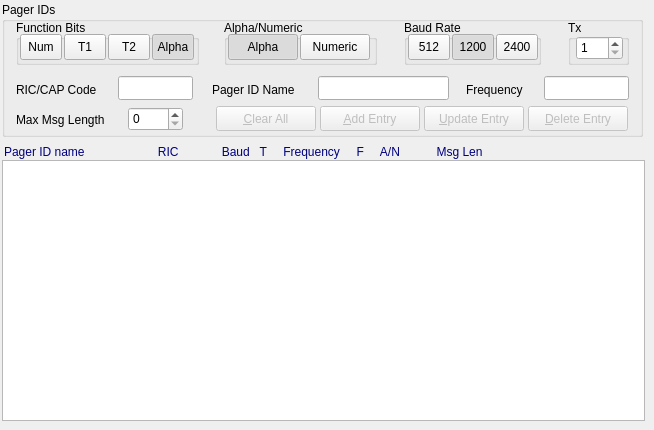
      <widget class="QWidget" name="tabPagerIDs">
       <attribute name="title">
        <string>Pager IDs</string>
       </attribute>
       <widget class="QGroupBox" name="gbCustomers">
        <property name="geometry">
         <rect>
          <x>2</x>
          <y>2</y>
          <width>641</width>
          <height>135</height>
         </rect>
        </property>
        <property name="title">
         <string>Pager IDs</string>
        </property>
        <widget class="QGroupBox" name="groupBox_5">
         <property name="geometry">
          <rect>
           <x>566</x>
           <y>18</y>
           <width>61</width>
           <height>45</height>
          </rect>
         </property>
         <property name="title">
          <string>Tx</string>
         </property>
         <widget class="QSpinBox" name="sbTx_2">
          <property name="geometry">
           <rect>
            <x>8</x>
            <y>16</y>
            <width>47</width>
            <height>24</height>
           </rect>
          </property>
          <property name="minimum">
           <number>1</number>
          </property>
          <property name="maximum">
           <number>8</number>
          </property>
         </widget>
        </widget>
        <widget class="QLineEdit" name="leRic_2">
         <property name="geometry">
          <rect>
           <x>116</x>
           <y>74</y>
           <width>75</width>
           <height>24</height>
          </rect>
         </property>
         <property name="text">
          <string/>
         </property>
         <property name="maxLength">
          <number>7</number>
         </property>
        </widget>
        <widget class="QGroupBox" name="gbAlphaNumeric_2">
         <property name="geometry">
          <rect>
           <x>222</x>
           <y>18</y>
           <width>153</width>
           <height>45</height>
          </rect>
         </property>
         <property name="title">
          <string>Alpha/Numeric</string>
         </property>
         <widget class="QToolButton" name="tbAlpha_2">
          <property name="geometry">
           <rect>
            <x>4</x>
            <y>14</y>
            <width>70</width>
            <height>26</height>
           </rect>
          </property>
          <property name="text">
           <string>Alpha</string>
          </property>
          <property name="checkable">
           <bool>true</bool>
          </property>
          <property name="checked">
           <bool>true</bool>
          </property>
          <property name="autoExclusive">
           <bool>true</bool>
          </property>
         </widget>
         <widget class="QToolButton" name="tbNumeric_2">
          <property name="geometry">
           <rect>
            <x>76</x>
            <y>14</y>
            <width>70</width>
            <height>26</height>
           </rect>
          </property>
          <property name="text">
           <string>Numeric</string>
          </property>
          <property name="checkable">
           <bool>true</bool>
          </property>
          <property name="autoExclusive">
           <bool>true</bool>
          </property>
         </widget>
        </widget>
        <widget class="QLabel" name="label_13">
         <property name="geometry">
          <rect>
           <x>14</x>
           <y>80</y>
           <width>93</width>
           <height>16</height>
          </rect>
         </property>
         <property name="text">
          <string>RIC/CAP Code</string>
         </property>
        </widget>
        <widget class="QGroupBox" name="gbFunctionBits_2">
         <property name="geometry">
          <rect>
           <x>14</x>
           <y>18</y>
           <width>183</width>
           <height>45</height>
          </rect>
         </property>
         <property name="title">
          <string>Function Bits</string>
         </property>
         <property name="checkable">
          <bool>false</bool>
         </property>
         <widget class="QToolButton" name="tbFuncNumeric_2">
          <property name="geometry">
           <rect>
            <x>4</x>
            <y>14</y>
            <width>42</width>
            <height>26</height>
           </rect>
          </property>
          <property name="font">
           <font>
            <pointsize>9</pointsize>
           </font>
          </property>
          <property name="text">
           <string>Num</string>
          </property>
          <property name="iconSize">
           <size>
            <width>23</width>
            <height>23</height>
           </size>
          </property>
          <property name="checkable">
           <bool>true</bool>
          </property>
          <property name="checked">
           <bool>false</bool>
          </property>
          <property name="autoExclusive">
           <bool>true</bool>
          </property>
         </widget>
         <widget class="QToolButton" name="tbFuncTone1_2">
          <property name="geometry">
           <rect>
            <x>48</x>
            <y>14</y>
            <width>42</width>
            <height>26</height>
           </rect>
          </property>
          <property name="font">
           <font>
            <pointsize>9</pointsize>
           </font>
          </property>
          <property name="text">
           <string>T1</string>
          </property>
          <property name="checkable">
           <bool>true</bool>
          </property>
          <property name="checked">
           <bool>false</bool>
          </property>
          <property name="autoExclusive">
           <bool>true</bool>
          </property>
         </widget>
         <widget class="QToolButton" name="tbFuncTone2_2">
          <property name="geometry">
           <rect>
            <x>92</x>
            <y>14</y>
            <width>42</width>
            <height>26</height>
           </rect>
          </property>
          <property name="font">
           <font>
            <pointsize>9</pointsize>
           </font>
          </property>
          <property name="text">
           <string>T2</string>
          </property>
          <property name="checkable">
           <bool>true</bool>
          </property>
          <property name="checked">
           <bool>false</bool>
          </property>
          <property name="autoExclusive">
           <bool>true</bool>
          </property>
         </widget>
         <widget class="QToolButton" name="tbFuncAlpha_2">
          <property name="geometry">
           <rect>
            <x>136</x>
            <y>14</y>
            <width>42</width>
            <height>26</height>
           </rect>
          </property>
          <property name="font">
           <font>
            <pointsize>9</pointsize>
           </font>
          </property>
          <property name="text">
           <string>Alpha</string>
          </property>
          <property name="checkable">
           <bool>true</bool>
          </property>
          <property name="checked">
           <bool>true</bool>
          </property>
          <property name="autoExclusive">
           <bool>true</bool>
          </property>
         </widget>
        </widget>
        <widget class="QGroupBox" name="gbBaudRate_2">
         <property name="geometry">
          <rect>
           <x>402</x>
           <y>18</y>
           <width>137</width>
           <height>45</height>
          </rect>
         </property>
         <property name="title">
          <string>Baud Rate</string>
         </property>
         <widget class="QToolButton" name="tb512_2">
          <property name="geometry">
           <rect>
            <x>4</x>
            <y>14</y>
            <width>42</width>
            <height>26</height>
           </rect>
          </property>
          <property name="text">
           <string>512</string>
          </property>
          <property name="checkable">
           <bool>true</bool>
          </property>
          <property name="autoExclusive">
           <bool>true</bool>
          </property>
         </widget>
         <widget class="QToolButton" name="tb2400_2">
          <property name="geometry">
           <rect>
            <x>92</x>
            <y>14</y>
            <width>42</width>
            <height>26</height>
           </rect>
          </property>
          <property name="text">
           <string>2400</string>
          </property>
          <property name="checkable">
           <bool>true</bool>
          </property>
          <property name="autoExclusive">
           <bool>true</bool>
          </property>
         </widget>
         <widget class="QToolButton" name="tb1200_2">
          <property name="geometry">
           <rect>
            <x>48</x>
            <y>14</y>
            <width>42</width>
            <height>26</height>
           </rect>
          </property>
          <property name="text">
           <string>1200</string>
          </property>
          <property name="checkable">
           <bool>true</bool>
          </property>
          <property name="checked">
           <bool>true</bool>
          </property>
          <property name="autoExclusive">
           <bool>true</bool>
          </property>
         </widget>
        </widget>
        <widget class="QLabel" name="label_11">
         <property name="geometry">
          <rect>
           <x>210</x>
           <y>80</y>
           <width>107</width>
           <height>16</height>
          </rect>
         </property>
         <property name="text">
          <string>Pager ID Name</string>
         </property>
        </widget>
        <widget class="QLineEdit" name="leName_2">
         <property name="geometry">
          <rect>
           <x>316</x>
           <y>74</y>
           <width>131</width>
           <height>24</height>
          </rect>
         </property>
         <property name="maxLength">
          <number>20</number>
         </property>
        </widget>
        <widget class="QPushButton" name="pbUpdateEntry">
         <property name="enabled">
          <bool>false</bool>
         </property>
         <property name="geometry">
          <rect>
           <x>422</x>
           <y>104</y>
           <width>100</width>
           <height>25</height>
          </rect>
         </property>
         <property name="text">
          <string>&amp;Update Entry</string>
         </property>
        </widget>
        <widget class="QPushButton" name="pbDeleteEntry">
         <property name="enabled">
          <bool>false</bool>
         </property>
         <property name="geometry">
          <rect>
           <x>526</x>
           <y>104</y>
           <width>100</width>
           <height>25</height>
          </rect>
         </property>
         <property name="text">
          <string>&amp;Delete Entry</string>
         </property>
        </widget>
        <widget class="QLabel" name="label_18">
         <property name="geometry">
          <rect>
           <x>464</x>
           <y>80</y>
           <width>71</width>
           <height>16</height>
          </rect>
         </property>
         <property name="text">
          <string>Frequency</string>
         </property>
        </widget>
        <widget class="QLineEdit" name="leFrequency">
         <property name="geometry">
          <rect>
           <x>542</x>
           <y>74</y>
           <width>85</width>
           <height>24</height>
          </rect>
         </property>
         <property name="text">
          <string/>
         </property>
         <property name="maxLength">
          <number>9</number>
         </property>
        </widget>
        <widget class="QPushButton" name="pbAddEntry">
         <property name="enabled">
          <bool>false</bool>
         </property>
         <property name="geometry">
          <rect>
           <x>318</x>
           <y>104</y>
           <width>100</width>
           <height>25</height>
          </rect>
         </property>
         <property name="text">
          <string>&amp;Add Entry</string>
         </property>
        </widget>
        <widget class="QSpinBox" name="sbMaxMsgLen">
         <property name="geometry">
          <rect>
           <x>126</x>
           <y>105</y>
           <width>55</width>
           <height>24</height>
          </rect>
         </property>
         <property name="accelerated">
          <bool>true</bool>
         </property>
         <property name="maximum">
          <number>500</number>
         </property>
         <property name="value">
          <number>0</number>
         </property>
        </widget>
        <widget class="QLabel" name="label_20">
         <property name="geometry">
          <rect>
           <x>14</x>
           <y>110</y>
           <width>117</width>
           <height>16</height>
          </rect>
         </property>
         <property name="text">
          <string>Max Msg Length</string>
         </property>
        </widget>
        <widget class="QPushButton" name="pbClearAll">
         <property name="enabled">
          <bool>false</bool>
         </property>
         <property name="geometry">
          <rect>
           <x>214</x>
           <y>104</y>
           <width>100</width>
           <height>25</height>
          </rect>
         </property>
         <property name="text">
          <string>&amp;Clear All</string>
         </property>
        </widget>
       </widget>
       <widget class="QListWidget" name="lwPagerIDs">
        <property name="geometry">
         <rect>
          <x>2</x>
          <y>160</y>
          <width>643</width>
          <height>261</height>
         </rect>
        </property>
        <property name="font">
         <font>
          <family>Monospace</family>
         </font>
        </property>
        <property name="horizontalScrollBarPolicy">
         <enum>Qt::ScrollBarAlwaysOff</enum>
        </property>
       </widget>
       <widget class="QLabel" name="label_19">
        <property name="geometry">
         <rect>
          <x>4</x>
          <y>144</y>
          <width>637</width>
          <height>16</height>
         </rect>
        </property>
        <property name="palette">
         <palette>
          <active>
           <colorrole role="WindowText">
            <brush brushstyle="SolidPattern">
             <color alpha="255">
              <red>0</red>
              <green>0</green>
              <blue>127</blue>
             </color>
            </brush>
           </colorrole>
          </active>
          <inactive>
           <colorrole role="WindowText">
            <brush brushstyle="SolidPattern">
             <color alpha="255">
              <red>0</red>
              <green>0</green>
              <blue>127</blue>
             </color>
            </brush>
           </colorrole>
          </inactive>
          <disabled>
           <colorrole role="WindowText">
            <brush brushstyle="SolidPattern">
             <color alpha="255">
              <red>0</red>
              <green>0</green>
              <blue>127</blue>
             </color>
            </brush>
           </colorrole>
          </disabled>
         </palette>
        </property>
        <property name="text">
         <string>Pager ID name                      RIC             Baud   T     Frequency     F     A/N           Msg Len</string>
        </property>
       </widget>
      </widget>
